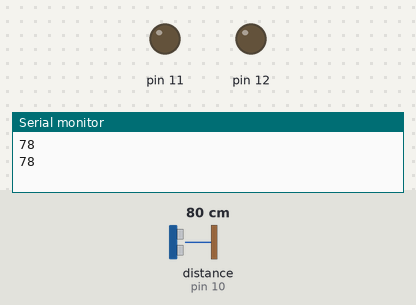
The sketch below on a simulated Arduino Uno, built with avr-gcc and run on an emulated ATmega328P. Shown: output pins drawn as LEDs (lit = HIGH), the last lines printed to the serial monitor. Wiring (inferred from the names in the program): ultrasonic range finder: trigger pin 9; echo pin 10. The inputs (shaded band) are chosen by the test bench; at power-on: distance to the obstacle (sensor on pin 10) 80 cm. The echo pulse lasts 58.3 µs per cm; pins used as bus, display or sensor lines are not drawn.

Above: at 1.8 s.
1.9 s: distance to the obstacle (sensor on pin 10) set to 17 cm
4.2 s: distance to the obstacle (sensor on pin 10) set to 14 cm
At 7.2 s:
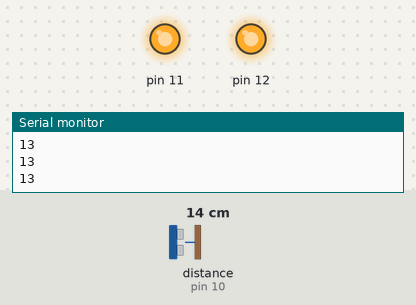
7.5 s: distance to the obstacle (sensor on pin 10) set to 18 cm
At 9.7 s:
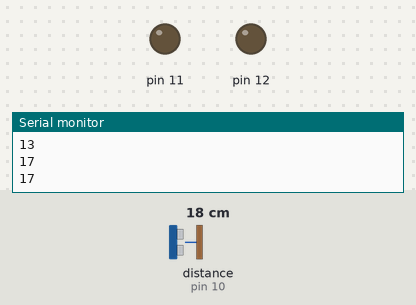
10.5 s: distance to the obstacle (sensor on pin 10) set to 2 cm
At 13.3 s:
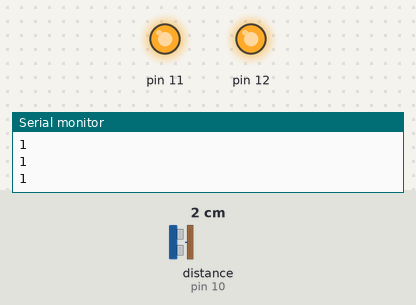
Timing chart, 0 to 14.5 s (numbered marks = the images above; inputs shaded):
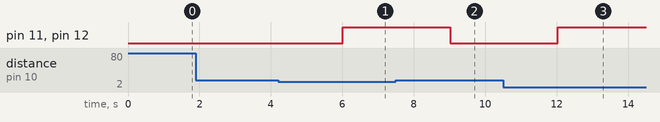

The sketch:

SocialDistancing.ino
```cpp
int trigPin = 9;
int echoPin = 10;
long duration;
int distanceCm, distanceInch;
void setup()
{
    Serial.begin(9600);
    pinMode(trigPin,OUTPUT);
    pinMode(echoPin,INPUT);
    pinMode(11,OUTPUT);
    pinMode(12,OUTPUT);
}
void loop() {
    digitalWrite(trigPin,LOW);
    delayMicroseconds(2);
    digitalWrite(trigPin,HIGH);
    delayMicroseconds(10);
    digitalWrite(trigPin, LOW);
    duration = pulseIn(echoPin, HIGH);
    distanceCm= duration*0.034/2;
    Serial.println(distanceCm);
    delay(1000);
    if(distanceCm < 15){
        digitalWrite(11,HIGH);
        digitalWrite(12,HIGH);
    }else{
        digitalWrite(11,LOW);
        digitalWrite(12,LOW);
    }
}
```

Measured:
- the behaviour switches between 16 and 15 cm on distance to the obstacle (sensor on pin 10) (found by bisection; images 0 and 1)
- after the input at 4.2 s, pin 11, pin 12: LOW → HIGH after 1.8 s
- after the input at 7.5 s, pin 11, pin 12: HIGH → LOW after 1.5 s
- after the input at 10.5 s, pin 11, pin 12: LOW → HIGH after 1.5 s
